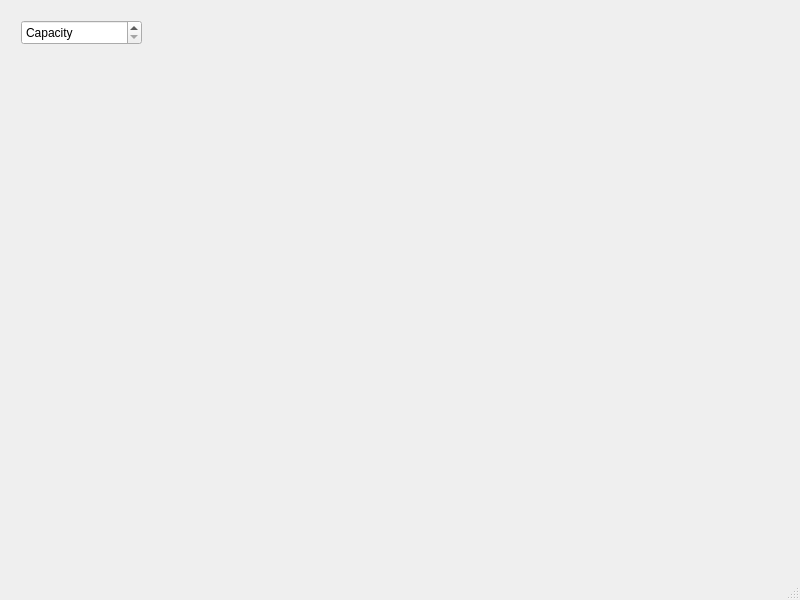
<?xml version="1.0" encoding="UTF-8"?>
<ui version="4.0">
 <class>MainWindow</class>
 <widget class="QMainWindow" name="MainWindow">
  <property name="geometry">
   <rect>
    <x>0</x>
    <y>0</y>
    <width>800</width>
    <height>600</height>
   </rect>
  </property>
  <property name="windowTitle">
   <string>MainWindow</string>
  </property>
  <widget class="QWidget" name="centralwidget">
   <widget class="QSpinBox" name="CapacitySelector">
    <property name="geometry">
     <rect>
      <x>21</x>
      <y>20</y>
      <width>121</width>
      <height>25</height>
     </rect>
    </property>
    <property name="toolTip">
     <string>Capacity</string>
    </property>
    <property name="statusTip">
     <string/>
    </property>
    <property name="whatsThis">
     <string/>
    </property>
    <property name="accessibleName">
     <string/>
    </property>
    <property name="accessibleDescription">
     <string/>
    </property>
    <property name="specialValueText">
     <string>Capacity</string>
    </property>
    <property name="suffix">
     <string/>
    </property>
    <property name="maximum">
     <number>1000</number>
    </property>
   </widget>
  </widget>
  <widget class="QMenuBar" name="menubar">
   <property name="geometry">
    <rect>
     <x>0</x>
     <y>0</y>
     <width>800</width>
     <height>21</height>
    </rect>
   </property>
  </widget>
  <widget class="QStatusBar" name="statusbar"/>
 </widget>
 <resources/>
 <connections/>
</ui>
